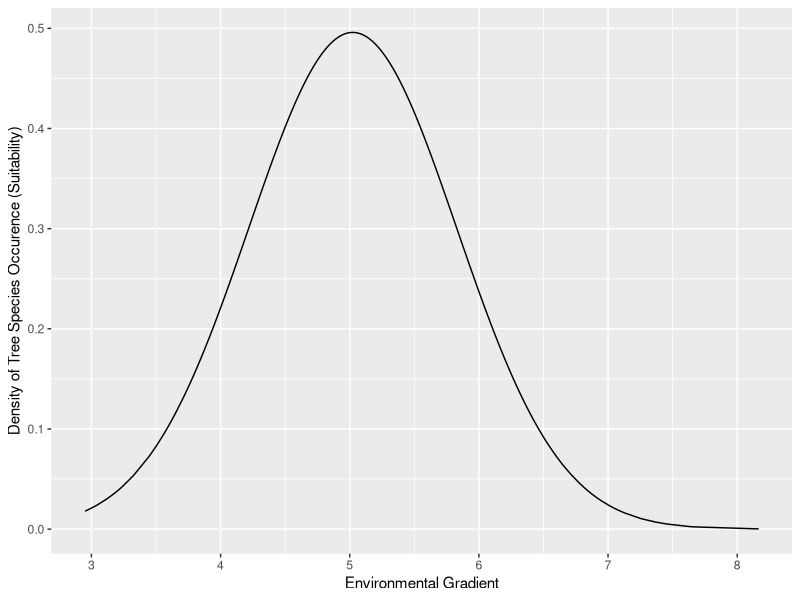

Recreate this plot in R.

##########Create Normal Distribution Graphic

#allocate list size to store means
meanOfSampleMeansVector <- numeric(1000)
#for 1000 iterations create 40 exponential random variable with variance of 0.2 units
for (i in 1:1000 ){ 
  sample <- rexp(n=40,0.2) 
  #get mean of sample
  meanOfSample <- mean(sample) 
  #set the mean in list 
  meanOfSampleMeansVector[i] <- meanOfSample
}
propDensity=dnorm(meanOfSampleMeansVector,mean(meanOfSampleMeansVector),sd(meanOfSampleMeansVector))
require(ggplot2)
qplot(meanOfSampleMeansVector,propDensity,geom="line")+
  xlab("Environmental Gradient")+ylab("Density of Tree Species Occurence (Suitability)")
  #ggtitle("Sample Means of Exponential Distribution")
